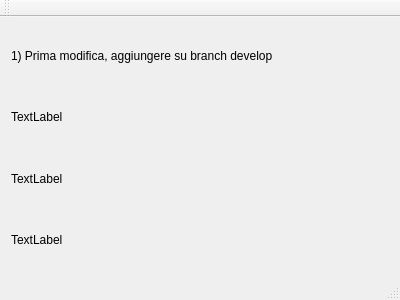
<?xml version="1.0" encoding="UTF-8"?>
<ui version="4.0">
 <class>MainWindow</class>
 <widget class="QMainWindow" name="MainWindow">
  <property name="geometry">
   <rect>
    <x>0</x>
    <y>0</y>
    <width>400</width>
    <height>300</height>
   </rect>
  </property>
  <property name="windowTitle">
   <string>MainWindow</string>
  </property>
  <widget class="QWidget" name="centralWidget">
   <layout class="QVBoxLayout" name="verticalLayout_2">
    <item>
     <widget class="QLabel" name="label">
      <property name="text">
       <string>1) Prima modifica, aggiungere su branch develop</string>
      </property>
     </widget>
    </item>
    <item>
     <widget class="QLabel" name="label_2">
      <property name="text">
       <string>TextLabel</string>
      </property>
     </widget>
    </item>
    <item>
     <widget class="QLabel" name="label_3">
      <property name="text">
       <string>TextLabel</string>
      </property>
     </widget>
    </item>
    <item>
     <widget class="QLabel" name="label_4">
      <property name="text">
       <string>TextLabel</string>
      </property>
     </widget>
    </item>
   </layout>
  </widget>
  <widget class="QMenuBar" name="menuBar">
   <property name="geometry">
    <rect>
     <x>0</x>
     <y>0</y>
     <width>400</width>
     <height>22</height>
    </rect>
   </property>
  </widget>
  <widget class="QToolBar" name="mainToolBar">
   <attribute name="toolBarArea">
    <enum>TopToolBarArea</enum>
   </attribute>
   <attribute name="toolBarBreak">
    <bool>false</bool>
   </attribute>
  </widget>
  <widget class="QStatusBar" name="statusBar"/>
 </widget>
 <layoutdefault spacing="6" margin="11"/>
 <resources/>
 <connections/>
</ui>
